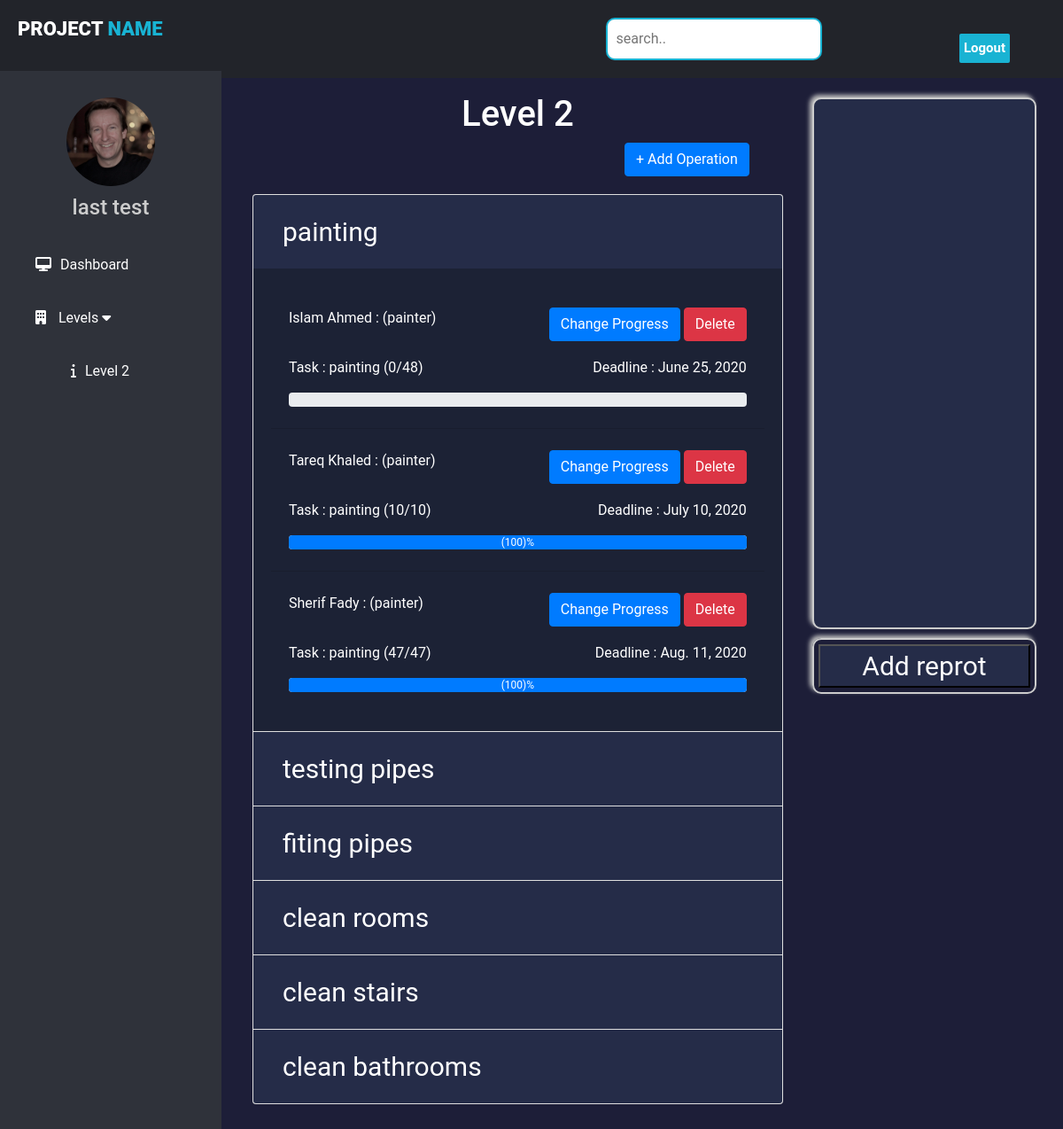
The page /forman/level/2 (signed in) on the database its author committed.
### accounts/models.py (models this page shows, shortened)
class User(AbstractUser):
    is_engineer = models.BooleanField(default=False)
    is_foreman = models.BooleanField(default=False)
    is_worker = models.BooleanField(default=False)
    type = models.CharField(max_length=10,choices=worker_choices,default='none')
    def __str__(self):
        if(self.is_engineer):
            return f"{self.full_name()} : Engineer"
        if(self.is_foreman):
            return f"{self.full_name()} : Foreman"
        else:
            return f"{self.first_name} {self.last_name} : ({self.type})"
    def full_name(self):
        return f'{self.first_name} {self.last_name}'

### tower/models.py (models this page shows, shortened)
class Level(models.Model):
    foreman = models.ForeignKey(User,on_delete=models.SET_NULL,null=True,blank=True)
    name = models.IntegerField()
    def files(self):
        return Report.objects.filter(level = self)

class Operation_type(models.Model):
    name = models.CharField(max_length=30)
    allowed = models.CharField(max_length=30,choices=worker_choices)
    level = models.ForeignKey(Level,on_delete=models.SET_NULL,null=True,blank=True)
    def __str__(self):
        return f"{self.name}"
    def operations(self):
        return Operation.objects.filter(type=self).order_by("deadline")

class Operation(models.Model):
    worker = models.ForeignKey(User,on_delete=models.SET_NULL,null=True,blank=True)
    level = models.ForeignKey(Level,on_delete=models.CASCADE)
    type = models.ForeignKey(Operation_type,on_delete=models.CASCADE)
    progress = models.IntegerField(default=0)
    must_finish = models.IntegerField()
    deadline = models.DateField()
    finished = models.DateField(blank=True,null=True)
    description = models.TextField(blank=True,null=True);
    def percent(self):
        return (self.progress*100)//self.must_finish
    def get_description(self):
        if(self.description):
            return self.description
        else:
            return f'{self.type} ({self.progress}/{self.must_finish})'

### tower/views.py (the view)
# urls.py: path('forman/level/<int:num>',foreman_levels,name="foreman_level"),
@login_required
def foreman_levels(request,num):
    if(not request.user.is_foreman):
        return HttpResponse("403 forbidden")
    levels = Level.objects.filter(foreman = request.user);
    level_num = Level.objects.get(name=num)
    operation_types = Operation_type.objects.filter(level=level_num)
    context = {"level_num":level_num.name,'levels':levels,"operation_types":operation_types,"current_level":level_num}
    return render(request,"foreman/level.html",context);

### templates/foreman/level.html (shortened to what this page needs)
{% extends 'foreman/base.html' %}
{% load static %}
{% block style %}
<link rel="stylesheet" href="{% static 'css/progress.css' %} ">
{% endblock %}
{% block content %}
<div>
  <div class="progress_part">
    <h1 class="align-left"> Level {{level_num}}</h1>
    <button type="button" class="float-right mr-5 btn btn-primary" data-toggle="modal" data-target="#exampleModal" data-whatever="@getbootstrap">+ Add Operation</button>
    <br><br>
    <div class="accordion" id="accordionExample">
      {% for operation_type in operation_types %}
      <div class="card">
        <div class="card-header" id="head_{{operation_type.id}}">
          <h2 class="mb-0">
            <button class="button_style cblack btn btn-link btn-block text-left" type="button" data-toggle="collapse" data-target="#id_{{operation_type.id}}" aria-expanded="true" aria-controls="id_{{operation_type.id}}">
            {{operation_type.name}}
            </button>
          </h2>
        </div>
        <div id="id_{{operation_type.id}}" class="collapse {% if forloop.counter == 1 %}show{% endif %}" aria-labelledby="head_{{operation_type.id}}" data-parent="#accordionExample">
          <div class="card-body">
            <ul class="list-group list-group-flush">
              {% for operation in operation_type.operations %}
                <li id='op_{{operation.id}}' class="list-group-item pb-4 pt-4">
                  <p class="pb-3">
                    <span class="float-left">{{operation.worker}}</span>
                    <span class="float-right">
                      <button onclick="change_progress({{operation.id}})" class='btn btn-primary'  data-toggle="modal" data-target="#change_progress_modal" data-whatever="@getbootstrap" type="button" name="button">Change Progress</button>
                      <button onclick="delete_progress({{operation.id}})" class="btn btn-danger">Delete</button>
                    </span>
                  </p><br>
                  <p>
                    <span class="float-left">Task : {{operation.get_description}}</span>
                    <span class="float-right">Deadline : {{operation.deadline}} </span>
                  </p><br>
                  <div class="progress">
                    <div class="progress-bar" role="progressbar" style='width: {{operation.percent}}%;' aria-valuenow="50" aria-valuemin="0" aria-valuemax="100">({{operation.percent}})% </div>
                   </div>
                </li>
              {% endfor %}
            </ul>
          </div>
        </div>
      </div>
      {% endfor %}
    </div>
  </div>
  <div class="reports">
      <div class="content_side">
      </div>
    <div class="button_side">
     <button style="background-color: #252C48;" class="button_style" type="button" name="button" data-toggle="modal" data-target="#send_pdf"> Add reprot</button>
    </div>
  </div>
</div>
{% endblock %}

### templates/foreman/base.html (shortened to what this page needs)
{% load static %}
<!DOCTYPE html>
<html lang="en">
<head>
    <link rel="stylesheet" href="https://stackpath.bootstrapcdn.com/bootstrap/4.5.0/css/bootstrap.min.css">
    <link rel="stylesheet" href="{% static 'css/engineer_dashboard.css' %}">
    <link rel="stylesheet" href="{% static 'css/style.css' %}">
    <link rel="stylesheet" href="https://cdnjs.cloudflare.com/ajax/libs/font-awesome/5.12.1/css/all.min.css">
    {% block style %}
    {% endblock %}
</head>
<body>
    <div class="r_container">
        <div class="r_navbar">
            <header>
              <div class="left_area">
                <h3>Project <span>Name</span></h3>
              </div>
              <input type="search" placeholder="search..">
              <div class="right_area">
                <a href="{% url 'accounts:logout' %}" class="r_logout_btn">Logout</a>
              </div>
            </header>
        </div>
        <div class="r_sidebar">
            <center>
            <img src="{% static 'images/about.jpg' %}" alt="" class="profile_image">
            <h4>{{user.full_name}}</h4>
            </center>
            <a href="{% url 'tower:foreman_home' %}"><i class="fas fa-desktop"></i><span>Dashboard</span></a>
            {% if levels %}
              <a href="javascript:;" class="drop"><i class="fa fa-building"></i>
              <span>Levels</span>
                 <i class="fa fa-caret-down"></i>
                  <div class="dropdown-container">
                      {% for level in levels %}
                        <a href="{% url 'tower:foreman_level' level.name %}"><i class="fa fa-info"></i>Level {{level.name}}</a>
                      {% endfor %}
                  </div>
              </a>
            {% endif %}
        </div>
        <div class="r_content">
          <div style="height:1300px">
            {% block content %}
            {% endblock %}
          </div>
        </div>
    </div>
</body>
</html>

### static/css/engineer_dashboard.css (style rules this page uses)
* { margin: 0; padding: 0; font-family: "Roboto", sans-serif; }
body { background-color: #ccc; }
.r_container { display: grid; grid-template-columns: 250px auto; grid-template-rows: 80px auto; grid-template-areas: "navbar navbar" "sidebar content" ; }
.r_navbar { grid-area: navbar; }
.r_navbar header { background: #22242A; padding: 20px; }
.r_navbar .left_area { float: left; }
.r_navbar .left_area h3 { color: #fff; margin: 0; text-transform: uppercase; font-size: 22px; font-weight: 900; }
.r_navbar .left_area span { color: #19B3D3; }
.r_logout_btn { padding: 5px; background: #19B3D3; text-decoration: none; float: right; margin-top: -30px; margin-right: 40px; border-radius: 2px; font-size: 15px; font-weight: 600; color: #fff; transition: 0.5s; transition-property: background; }
.r_navbar input[type="search"] { padding: 10px; border: 2px solid #19B3D3; margin-left: 500px; border-radius: 10px; }
.r_navbar::placeholder { color:black; font-size:15px; }
.r_sidebar { grid-area: sidebar; background: #2f323a; }
.r_sidebar .profile_image { width: 100px; height: 100px; border-radius: 100px; margin-bottom: 10px; margin-top: 30px; }
.r_sidebar h4 { color: #ccc; margin-top: 0; margin-bottom: 20px; }
.r_sidebar a , .dropdown-container { color: #fff; display: block; width: 100%; line-height: 60px; text-decoration: none; padding-left: 40px; box-sizing: border-box; }
.r_sidebar i { padding-right: 10px; }
.r_content { grid-area: content; margin: 20px; }

### static/css/style.css (style rules this page uses)
body { background-color: #1D1E38; }

### static/css/progress.css (style rules this page uses)
body { background-color: #1D1E38; }
.cblack { color:white; }
h1 { color:white; }
.card-header { background-color: #252C48; }
.card-body,.list-group-item { background-color: #1c2235; color:white; }
.progress_part { width: 68%; display: inline-block; margin: 5px; color:green; }
.progress_part h1 { text-align: center; }
.accordion { margin: 10px; }
.reports { width: 30%; height:700px; float:right; border-radius: 5px; }
.content_side { border: 2px solid #cccccc; border-radius: 10px; height: 600px; margin: 10px; box-shadow: -3px -3px 5px #bfbfbf; background-color: #252C48; }
a { color:white; }
.button_side { margin: 10px; margin-bottom: 10px; padding: 5px; border: 2px solid #cccccc; border-radius: 10px; box-shadow: -3px -3px 5px #bfbfbf; }
.button_style { width: 100%; font-size: 30px; color:white; }

### rows shown on the page
User: full_name "last test"
Level: name "2"
Operation_type: name "painting"
Operation: worker "Islam Ahmed : (painter)", get_description "painting (0/48)", deadline "June 25, 2020"
Operation: worker "Tareq Khaled : (painter)", get_description "painting (10/10)", deadline "July 10, 2020", percent "100"
Operation: worker "Sherif Fady : (painter)", get_description "painting (47/47)", deadline "Aug. 11, 2020", percent "100"
Operation_type: name "testing pipes"
Operation_type: name "fiting pipes"
Operation_type: name "clean rooms"
Operation_type: name "clean stairs"
Operation_type: name "clean bathrooms"

### other values the page prints
{{ level_num }} "2"
